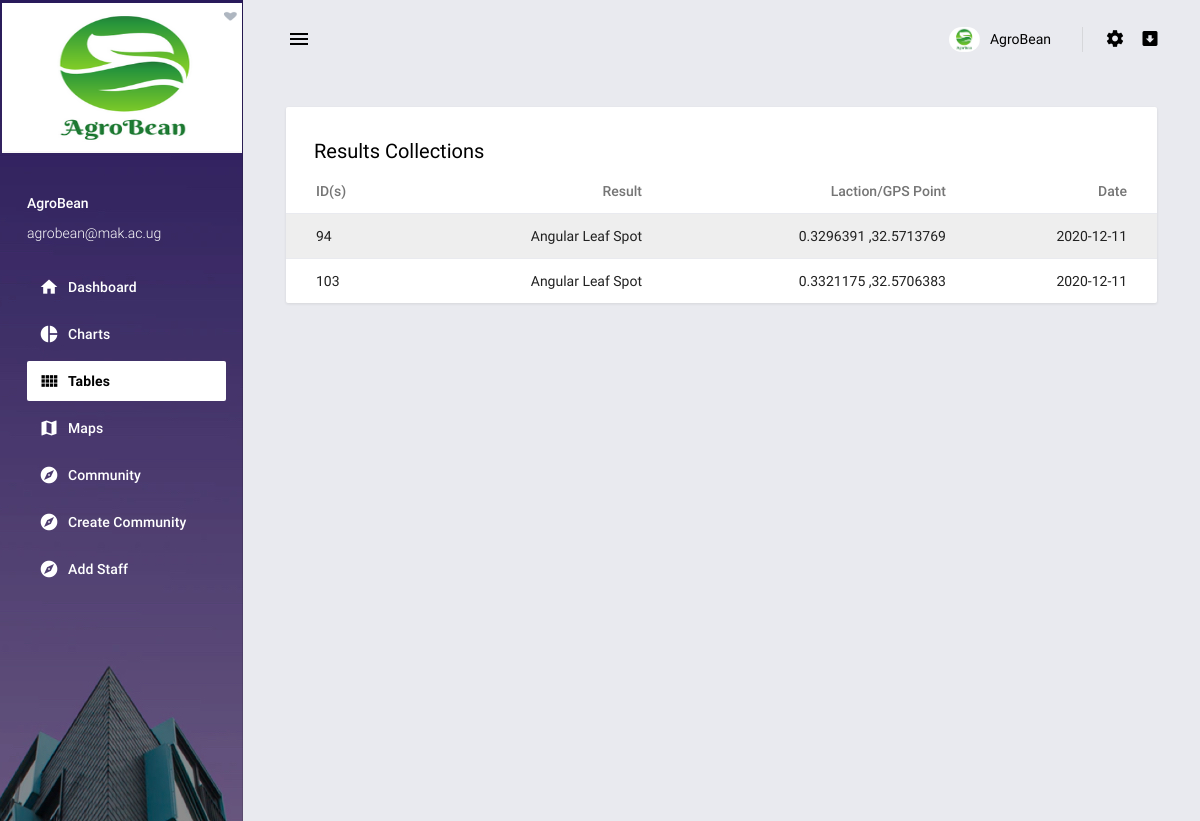
/tables, run on an earlier commit of the app's database.
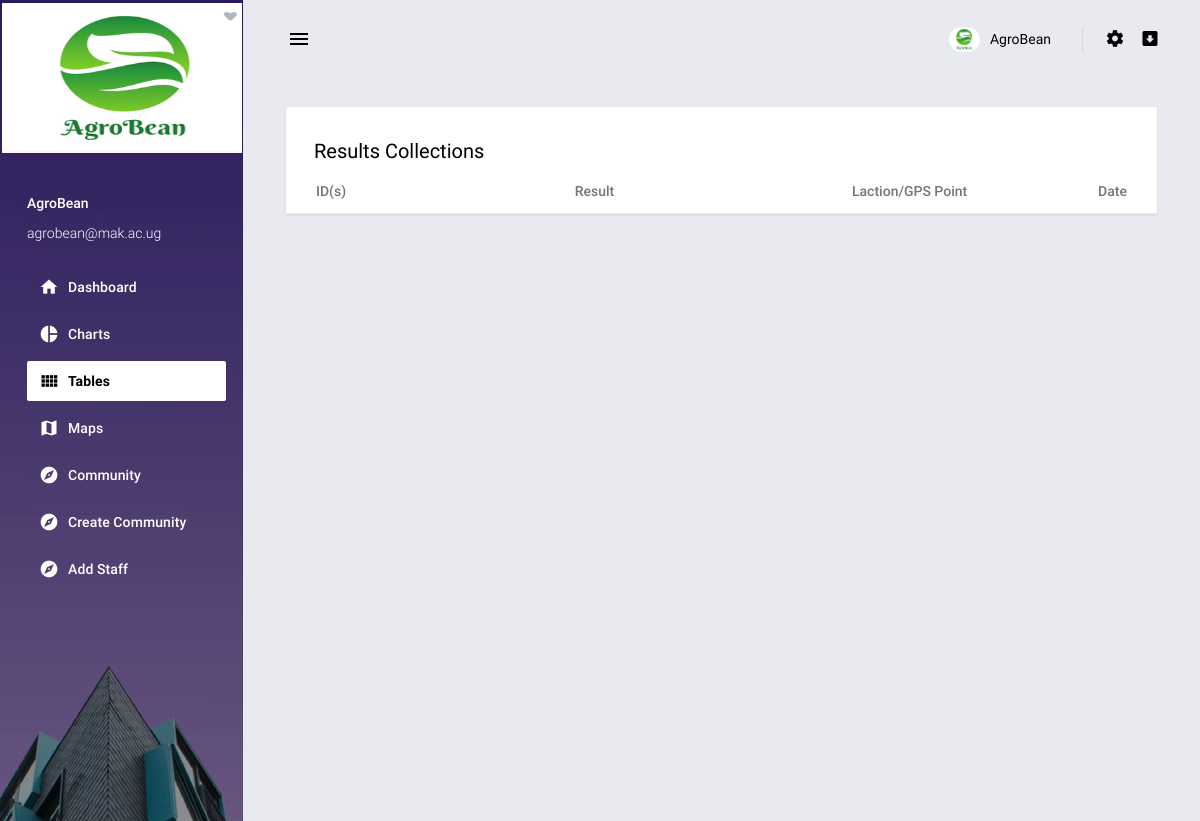
And on a later commit of the database.
### tables this page shows
CREATE TABLE "agrobean_results" (
	`id`	INTEGER,
	`result`	TEXT,
	`location`	TEXT,
	`date`	INTEGER,
	PRIMARY KEY(`id`)
);

### app.py (the view)
@app.route('/tables',methods=['GET','POST'])
def tables():
    results=db_connect.execute('select * from agrobean_results')
    return render_template('basic-tables.html',tables=results)

### templates/basic-tables.html (shortened to what this page needs)
{% extends "base.html" %}
{% block content %}
        <main class="content-wrapper">
          <div class="mdc-layout-grid">
            <div class="mdc-layout-grid__inner">
              <div class="mdc-layout-grid__cell stretch-card mdc-layout-grid__cell--span-12">
                <div class="mdc-card p-0">
                  <h6 class="card-title card-padding pb-0">Results Collections</h6>
                  <div class="table-responsive">
                    <table class="table table-striped">
                      <thead>
                        <tr>
                          <th class="text-left">ID(s)</th>
                          <th>Result</th>
                          <th>Laction/GPS Point</th>
                          <th>Date</th>
                        </tr>
                      </thead>
                      <tbody>
                      {% for table in tables %}
                        <tr>
                          <td class="text-left">{{table[0]}}</td>
                          <td>{{table[1]}}</td>
                          <td>{{table[2]}}</td>
                          <td>{{table[3]}}</td>
                        </tr>
                       {% endfor %}
                      </tbody>
                    </table>
                  </div>
                </div>
              </div>
            </div>
          </div>
        </main>
{% endblock %}

### templates/base.html (shortened to what this page needs)
<!DOCTYPE html>
<html lang="en">
<head>
  <link rel="stylesheet" href="{{url_for('static',filename='assets/vendors/mdi/css/materialdesignicons.min.css')}}">
  <link rel="stylesheet" href="{{url_for('static',filename='assets/vendors/css/vendor.bundle.base.css')}}">
  <link rel="stylesheet" href="{{url_for('static',filename='assets/vendors/flag-icon-css/css/flag-icon.min.css')}}">
  <link rel="stylesheet" href="{{url_for('static',filename='assets/vendors/jvectormap/jquery-jvectormap.css')}}">
  <link rel="stylesheet" href="{{url_for('static',filename='assets/css/demo/style.css')}}">
</head>
<body>
  <div class="body-wrapper">
    <aside class="mdc-drawer mdc-drawer--dismissible mdc-drawer--open">
      <div class="mdc-drawer__header">
        <a href="{{url_for('index')}}" class="brand-logo">
          <img src="{{url_for('static',filename='assets/images/logo3.png')}}" alt="logo" style="width:250px;height:150px;margin-left:-25px;margin-top:-25px;">
        </a>
      </div>
      <div class="mdc-drawer__content">
        <div class="user-info">
          <p class="name">AgroBean</p>
          <p class="email">agrobean@mak.ac.ug</p>
        </div>
        <div class="mdc-list-group">
          <nav class="mdc-list mdc-drawer-menu">
            <div class="mdc-list-item mdc-drawer-item">
              <a class="mdc-drawer-link" href="{{url_for('index')}}">
                <i class="material-icons mdc-list-item__start-detail mdc-drawer-item-icon" aria-hidden="true">home</i>
                Dashboard
              </a>
            </div>
            <div class="mdc-list-item mdc-drawer-item">
              <a class="mdc-drawer-link" href="{{url_for('charts')}}">
                <i class="material-icons mdc-list-item__start-detail mdc-drawer-item-icon" aria-hidden="true">pie_chart</i>
                Charts
              </a>
            </div>
              <div class="mdc-list-item mdc-drawer-item">
              <a class="mdc-drawer-link" href="{{url_for('tables')}}">
                <i class="material-icons mdc-list-item__start-detail mdc-drawer-item-icon" aria-hidden="true">view_comfy</i>
                Tables
              </a>
            </div>
            <div class="mdc-list-item mdc-drawer-item">
              <a class="mdc-drawer-link" href="{{url_for('maps')}}">
                <i class="material-icons mdc-list-item__start-detail mdc-drawer-item-icon" aria-hidden="true">map</i>
                  Maps
              </a>
            </div>
              <div class="mdc-list-item mdc-drawer-item">
              <a class="mdc-drawer-link" href="https://visionhospital.000webhostapp.com/view_article.php" target="_blank">
                <i class="material-icons mdc-list-item__start-detail mdc-drawer-item-icon" aria-hidden="true">explore</i>
                  Community
              </a>
            </div>
            <div class="mdc-list-item mdc-drawer-item">
              <a class="mdc-drawer-link" href="https://visionhospital.000webhostapp.com/upload.php" target="_blank">
                <i class="material-icons mdc-list-item__start-detail mdc-drawer-item-icon" aria-hidden="true">explore</i>
                  Create Community
              </a>
            </div>
            <div class="mdc-list-item mdc-drawer-item">
              <a class="mdc-drawer-link" href="{{url_for('register_staff')}}">
                <i class="material-icons mdc-list-item__start-detail mdc-drawer-item-icon" aria-hidden="true">explore</i>
                  Add Staff
              </a>
            </div>
          </nav>
        </div>
      </div>
    </aside>
    <div class="main-wrapper mdc-drawer-app-content">
      <header class="mdc-top-app-bar">
        <div class="mdc-top-app-bar__row">
          <div class="mdc-top-app-bar__section mdc-top-app-bar__section--align-start">
            <button class="material-icons mdc-top-app-bar__navigation-icon mdc-icon-button sidebar-toggler">menu</button>
          </div>
          <div class="mdc-top-app-bar__section mdc-top-app-bar__section--align-end mdc-top-app-bar__section-right">
            <div class="menu-button-container menu-profile d-none d-md-block">
              <button class="mdc-button mdc-menu-button">
                <span class="d-flex align-items-center">
                  <span class="figure">
                    <img src="{{url_for('static',filename='assets/images/logo3.png')}}" alt="user" class="user">
                  </span>
                  <span class="user-name">AgroBean</span>
                </span>
              </button>
            </div>
            <div class="menu-button-container d-none d-md-block">
              <button class="mdc-button mdc-menu-button">
                <i class="mdi mdi-settings"></i>
              </button>
            </div>
            <div class="menu-button-container d-none d-md-block">
              <button class="mdc-button mdc-menu-button">
                <i class="mdi mdi-arrow-down-bold-box"></i>
              </button>
            </div>
          </div>
        </div>
      </header>
      <div class="page-wrapper mdc-toolbar-fixed-adjust">
        {% block content %}
        {% endblock %}
        <footer>
          <div class="mdc-layout-grid">
          </div>
        </footer>
      </div>
    </div>
  </div>
</body>
</html>

What changed in the data, as far as the page shows it:
removed agrobean_results: id "94", result "Angular Leaf Spot", location "0.3296391 ,32.5713769", date "2020-12-11"
removed agrobean_results: id "103", result "Angular Leaf Spot", location "0.3321175 ,32.5706383", date "2020-12-11"
